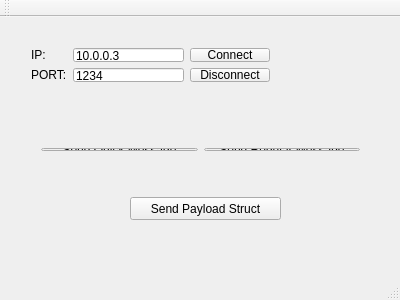
<?xml version="1.0" encoding="UTF-8"?>
<ui version="4.0">
 <class>MainWindow</class>
 <widget class="QMainWindow" name="MainWindow">
  <property name="geometry">
   <rect>
    <x>0</x>
    <y>0</y>
    <width>400</width>
    <height>300</height>
   </rect>
  </property>
  <property name="windowTitle">
   <string>MainWindow</string>
  </property>
  <widget class="QWidget" name="centralWidget">
   <widget class="QWidget" name="layoutWidget">
    <property name="geometry">
     <rect>
      <x>20</x>
      <y>20</y>
      <width>261</width>
      <height>56</height>
     </rect>
    </property>
    <layout class="QHBoxLayout" name="horizontalLayout_2">
     <item>
      <layout class="QHBoxLayout" name="horizontalLayout">
       <item>
        <layout class="QVBoxLayout" name="verticalLayout_2">
         <item>
          <widget class="QLabel" name="label">
           <property name="text">
            <string>IP:</string>
           </property>
          </widget>
         </item>
         <item>
          <widget class="QLabel" name="label_2">
           <property name="text">
            <string>PORT:</string>
           </property>
          </widget>
         </item>
        </layout>
       </item>
       <item>
        <layout class="QVBoxLayout" name="verticalLayout">
         <item>
          <widget class="QLineEdit" name="lineEdit">
           <property name="text">
            <string>10.0.0.3</string>
           </property>
          </widget>
         </item>
         <item>
          <widget class="QLineEdit" name="lineEdit_2">
           <property name="text">
            <string>1234</string>
           </property>
          </widget>
         </item>
        </layout>
       </item>
      </layout>
     </item>
     <item>
      <layout class="QVBoxLayout" name="verticalLayout_3">
       <item>
        <widget class="QPushButton" name="pushButton">
         <property name="text">
          <string>Connect</string>
         </property>
        </widget>
       </item>
       <item>
        <widget class="QPushButton" name="pushButton_2">
         <property name="text">
          <string>Disconnect</string>
         </property>
        </widget>
       </item>
      </layout>
     </item>
    </layout>
   </widget>
   <widget class="QWidget" name="layoutWidget">
    <property name="geometry">
     <rect>
      <x>30</x>
      <y>90</y>
      <width>141</width>
      <height>21</height>
     </rect>
    </property>
    <layout class="QHBoxLayout" name="horizontalLayout_4">
     <item>
      <layout class="QHBoxLayout" name="horizontalLayout_3">
       <item>
        <widget class="QLabel" name="label_3">
         <property name="text">
          <string>Status:</string>
         </property>
        </widget>
       </item>
       <item>
        <widget class="QLabel" name="label_4">
         <property name="text">
          <string>Disconnected.</string>
         </property>
        </widget>
       </item>
      </layout>
     </item>
    </layout>
   </widget>
   <widget class="QWidget" name="layoutWidget">
    <property name="geometry">
     <rect>
      <x>30</x>
      <y>120</y>
      <width>341</width>
      <height>25</height>
     </rect>
    </property>
    <layout class="QHBoxLayout" name="horizontalLayout_5">
     <item>
      <widget class="QPushButton" name="pushButton_3">
       <property name="text">
        <string>Send Quick Message</string>
       </property>
      </widget>
     </item>
     <item>
      <widget class="QPushButton" name="pushButton_4">
       <property name="text">
        <string>Send Regular Message</string>
       </property>
      </widget>
     </item>
    </layout>
   </widget>
   <widget class="QPushButton" name="pushButton_5">
    <property name="geometry">
     <rect>
      <x>130</x>
      <y>180</y>
      <width>151</width>
      <height>23</height>
     </rect>
    </property>
    <property name="text">
     <string>Send Payload Struct</string>
    </property>
   </widget>
  </widget>
  <widget class="QMenuBar" name="menuBar">
   <property name="geometry">
    <rect>
     <x>0</x>
     <y>0</y>
     <width>400</width>
     <height>21</height>
    </rect>
   </property>
  </widget>
  <widget class="QToolBar" name="mainToolBar">
   <attribute name="toolBarArea">
    <enum>TopToolBarArea</enum>
   </attribute>
   <attribute name="toolBarBreak">
    <bool>false</bool>
   </attribute>
  </widget>
  <widget class="QStatusBar" name="statusBar"/>
 </widget>
 <layoutdefault spacing="6" margin="11"/>
 <resources/>
 <connections/>
</ui>
